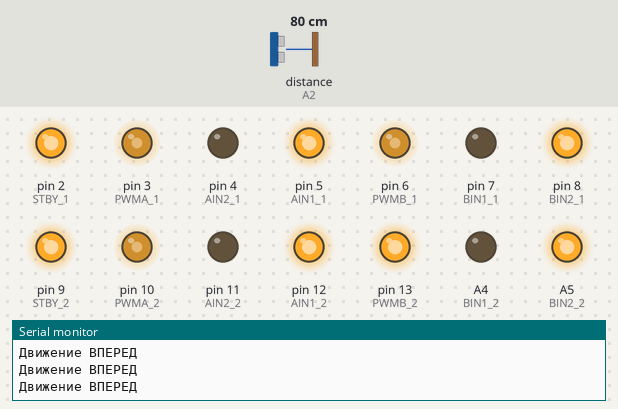
This sketch was run on a simulated Arduino Uno, built with avr-gcc and run on an emulated ATmega328P. Parts: output pins drawn as LEDs (lit = HIGH), the last lines printed to the serial monitor. Wiring (inferred from the names in the program): ultrasonic range finder: trigger A3; echo A2. Inputs (shaded band) come from the test bench; at power-on: distance to the obstacle (sensor on A2) 80 cm. The echo pulse lasts 58.3 µs per cm; pins used as bus, display or sensor lines are not drawn.

Above: at 1.2 s.
1.3 s: distance to the obstacle (sensor on A2) set to 34 cm
4.3 s: distance to the obstacle (sensor on A2) set to 28 cm
At 5.2 s:
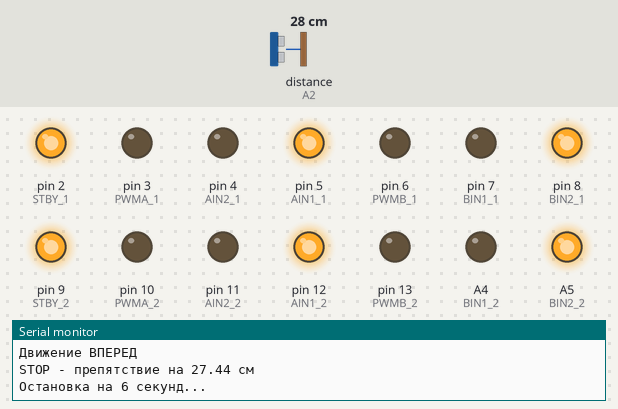
At 10.9 s:
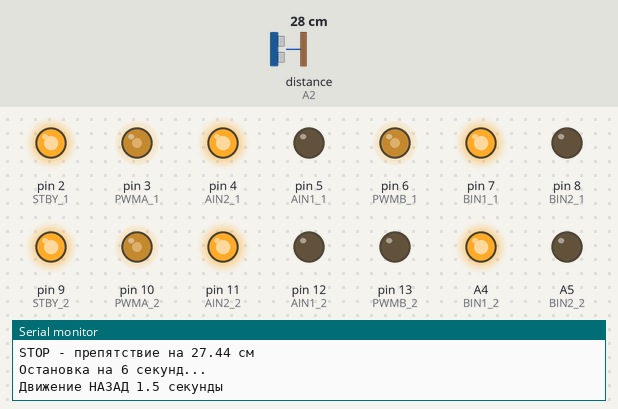
Timing chart, 0 to 13.6 s (numbered marks = the images above; inputs shaded):
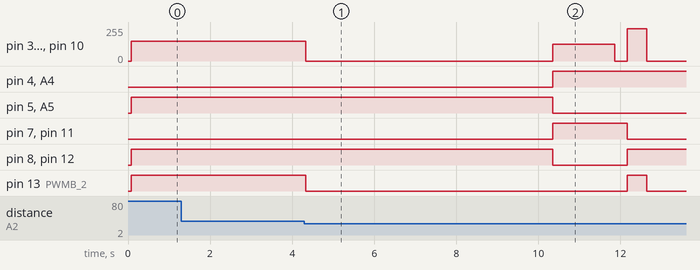

Measured:
- the behaviour switches between 31 and 30 cm on distance to the obstacle (sensor on A2) (found by bisection; images 0 and 1)
- after the input at 4.3 s, pin 3 (PWMA_1): 150/255 → 0/255 at once, → 125/255 6.0 s later, → 0/255 1.5 s later, → 242/255 0.30 s later, … (5 changes in this stretch); pin 4 (AIN2_1): LOW → HIGH after 6.1 s

The sketch:

sketch_project.ino
```cpp
// ДРАЙВЕР 1: МОТОРЫ A и D
const int STBY_1 = 2;
const int PWMA_1 = 3;      // Мотор A (задний левый)
const int AIN2_1 = 4;
const int AIN1_1 = 5;
const int PWMB_1 = 6;      // Мотор D (задний правый)
const int BIN1_1 = 7;
const int BIN2_1 = 8;

// ДРАЙВЕР 2: МОТОРЫ B и C
const int STBY_2 = 9;
const int PWMA_2 = 10;     // Мотор C (передний правый)
const int AIN2_2 = 11;
const int AIN1_2 = 12;
const int PWMB_2 = 13;     // Мотор B - ШИМ на 13
const int BIN1_2 = A4;     // Мотор B - направление на A4 (вместо A1)
const int BIN2_2 = A5;     // Мотор B - направление на A5 (вместо A2)

// УЛЬТРАЗВУКОВОЙ ДАТЧИК - TRIG на A3, ECHO на A2
const int TRIG_PIN = A3;   // Ультразвук TRIG остается на A3
const int ECHO_PIN = A2;   // Ультразвук ECHO на A2

unsigned long t = 0;
byte state = 0;

// ИЗМЕНЕННЫЕ НАСТРОЙКИ
int turnTime = 440;        // Уменьшили на 50% (было 880)
int normalSpeed = 150;     // Увеличили на 25% (было 120, 120 × 1.25 = 150)
int reverseSpeed = 125;    // Увеличили на 25% (было 100, 100 × 1.25 = 125)
int turnSpeed = 242;       // Уменьшили на 5% (было 255)
float obstacleDistance = 30;
int stopDelay = 6000;      // Время остановки 6 секунд (было 1 секунда)

void setup() {
  // ДРАЙВЕР 1
  pinMode(STBY_1, OUTPUT);
  pinMode(PWMA_1, OUTPUT);
  pinMode(AIN1_1, OUTPUT);
  pinMode(AIN2_1, OUTPUT);
  pinMode(PWMB_1, OUTPUT);
  pinMode(BIN1_1, OUTPUT);
  pinMode(BIN2_1, OUTPUT);

  // ДРАЙВЕР 2
  pinMode(STBY_2, OUTPUT);
  pinMode(PWMA_2, OUTPUT);
  pinMode(AIN1_2, OUTPUT);
  pinMode(AIN2_2, OUTPUT);
  pinMode(PWMB_2, OUTPUT);
  pinMode(BIN1_2, OUTPUT);  // A4 как OUTPUT
  pinMode(BIN2_2, OUTPUT);  // A5 как OUTPUT

  // УЛЬТРАЗВУК
  pinMode(TRIG_PIN, OUTPUT);
  pinMode(ECHO_PIN, INPUT);

  digitalWrite(STBY_1, HIGH);
  digitalWrite(STBY_2, HIGH);

  Serial.begin(9600);
  Serial.println("Start - новые настройки");
  Serial.print("normalSpeed: "); Serial.println(normalSpeed);
  Serial.print("reverseSpeed: "); Serial.println(reverseSpeed);
  Serial.print("turnSpeed: "); Serial.println(turnSpeed);
  Serial.print("turnTime: "); Serial.print(turnTime); Serial.println(" мс");
  Serial.print("stopDelay: "); Serial.print(stopDelay); Serial.println(" мс");
}

void loop() {
  float distance = getDist();

  switch(state) {
    case 0: // ВПЕРЕД
      if(distance < obstacleDistance) {
        stopAll();
        state = 1;
        t = millis();
        Serial.print("STOP - препятствие на ");
        Serial.print(distance);
        Serial.println(" см");
        Serial.println("Остановка на 6 секунд...");
      } else {
        // ВСЕ 4 МОТОРА ВПЕРЕД

        // Мотор A вперед
        digitalWrite(AIN1_1, HIGH);
        digitalWrite(AIN2_1, LOW);
        analogWrite(PWMA_1, normalSpeed);

        // Мотор D вперед
        digitalWrite(BIN1_1, LOW);
        digitalWrite(BIN2_1, HIGH);
        analogWrite(PWMB_1, normalSpeed);

        // Мотор C вперед
        digitalWrite(AIN1_2, HIGH);
        digitalWrite(AIN2_2, LOW);
        analogWrite(PWMA_2, normalSpeed);

        // Мотор B вперед - используем LOW/HIGH (то, что работает)
        digitalWrite(BIN1_2, LOW);    // Для мотора B LOW/HIGH работает
        digitalWrite(BIN2_2, HIGH);
        analogWrite(PWMB_2, normalSpeed);

        Serial.println("Движение ВПЕРЕД");
      }
      break;

    case 1: // СТОИМ 6 СЕКУНД
      if(millis() - t >= stopDelay) {  // 6 секунд вместо 1
        state = 2;
        t = millis();
        Serial.println("Движение НАЗАД 1.5 секунды");

        // ВСЕ 4 МОТОРА НАЗАД

        // Мотор A назад
        digitalWrite(AIN1_1, LOW);
        digitalWrite(AIN2_1, HIGH);
        analogWrite(PWMA_1, reverseSpeed);

        // Мотор D назад
        digitalWrite(BIN1_1, HIGH);
        digitalWrite(BIN2_1, LOW);
        analogWrite(PWMB_1, reverseSpeed);

        // Мотор C назад
        digitalWrite(AIN1_2, LOW);
        digitalWrite(AIN2_2, HIGH);
        analogWrite(PWMA_2, reverseSpeed);

        // Мотор B назад - используем HIGH/LOW (противоположно)
        digitalWrite(BIN1_2, HIGH);   // Для мотора B HIGH/LOW
        digitalWrite(BIN2_2, LOW);
        analogWrite(PWMB_2, reverseSpeed);
      }
      break;

    case 2: // ЕДЕМ НАЗАД
      if(millis() - t >= 1500) {
        stopAll();
        delay(300);
        state = 3;
        t = millis();
        Serial.println("ПОВОРОТ НАЛЕВО НА МЕСТЕ (440 мс)");

        // ПОВОРОТ: A и B НАЗАД, C и D ВПЕРЕД
        // Но для мотора B "назад" это HIGH/LOW

        // Мотор A НАЗАД
        digitalWrite(AIN1_1, LOW);
        digitalWrite(AIN2_1, HIGH);
        analogWrite(PWMA_1, turnSpeed);

        // Мотор B НАЗАД
        digitalWrite(BIN1_2, HIGH);   // НАЗАД для B
        digitalWrite(BIN2_2, LOW);
        analogWrite(PWMB_2, turnSpeed);

        // Мотор C ВПЕРЕД
        digitalWrite(AIN1_2, HIGH);
        digitalWrite(AIN2_2, LOW);
        analogWrite(PWMA_2, turnSpeed);

        // Мотор D ВПЕРЕД
        digitalWrite(BIN1_1, LOW);
        digitalWrite(BIN2_1, HIGH);
        analogWrite(PWMB_1, turnSpeed);
      }
      break;

    case 3: // ПОВОРАЧИВАЕМ
      if(millis() - t >= turnTime) {
        stopAll();
        delay(300);
        state = 0;
        Serial.println("СНОВА ВПЕРЕД");
      }
      break;
  }

  delay(50);
}

void stopAll() {
  analogWrite(PWMA_1, 0);
  analogWrite(PWMB_1, 0);
  analogWrite(PWMA_2, 0);
  analogWrite(PWMB_2, 0);
}

float getDist() {
  digitalWrite(TRIG_PIN, LOW);
  delayMicroseconds(2);
  digitalWrite(TRIG_PIN, HIGH);
  delayMicroseconds(10);
  digitalWrite(TRIG_PIN, LOW);

  long d = pulseIn(ECHO_PIN, HIGH, 40000);
  if(d == 0) return 300;

  float cm = d * 0.034 / 2;
  if(cm < 2 || cm > 300) return 300;

  return cm;
}
```
